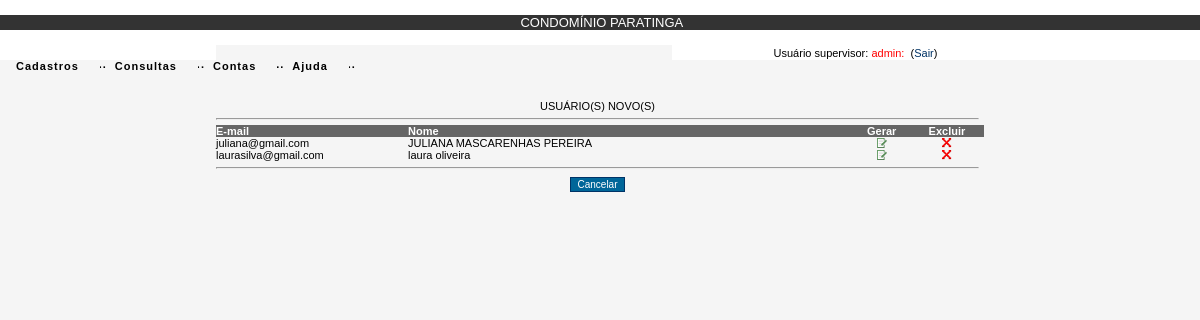
Screenshot of /usuario_novo.php (signed in) with the database file from the repository.
### tables this page shows
CREATE TABLE IF NOT EXISTS `usuarios` (
  `id_usuario` int(11) NOT NULL AUTO_INCREMENT,
  `nm_usuario` varchar(50) NOT NULL,
  `nu_cpf` varchar(11) NOT NULL,
  `nm_login` varchar(50) NOT NULL,
  `nm_senha` varchar(60) NOT NULL,
  `st_usuario` int(11) NOT NULL,
  `nu_ip` varchar(50) NOT NULL,
  `id_sexo` varchar(1) NOT NULL,
  `nu_lote` varchar(2) NOT NULL,
  `nm_quadra` varchar(1) NOT NULL,
  `nu_telefone` varchar(20) NOT NULL,
  `id_status` int(11) NOT NULL DEFAULT '3',
  `dt_cadastro` date NOT NULL,
  PRIMARY KEY (`id_usuario`),
  KEY `id_status` (`id_status`)
);

### usuario_novo.php (the view, shortened to what this page needs)
<?php
 include "cabecalho/cabecalho.php";
 $login_paratinga = @$_SESSION['login_paratinga'];
 if ($login_paratinga){
?>
<html>
<head>
</head>
<link rel="stylesheet" href="css/textos.css" type="text/css">
<link rel="stylesheet" href="css/estilo.css" type="text/css">
<link rel="stylesheet" href="css/filadelfia.css" type="text/css">
<body bgcolor="#F5F5F5" onLoad="javascript:caixas()">
<form name="formulario" id="campo" method="post" action="controller/usuario_controller.php" onSubmit="valida_dados(this)">
  <table width="64%" border="0" cellspacing="0" cellpadding="0" align="center">
    <tr>
      <td colspan="5" class="labelCentro">&nbsp;</td>
    </tr>
    <tr>
      <td colspan="5" class="labelCentro">&nbsp;</td>
    </tr>
    <tr>
      <td colspan="5" class="labelCentro">USU&Aacute;RIO(S) NOVO(S)</td>
    </tr>
        <?php
	$sql = mysql_query("SELECT * FROM usuarios
	WHERE usuarios.id_status = 2 	");
	$row = mysql_num_rows($sql);
   ?>
    <tr>
      <td colspan="5" class="labelCentro"><hr></td>
    </tr>
    <?php
	if ( $row == 0 ){
	?>
    <tr>
      <td colspan="11" class="labelCentro"><font color="FF0000">Usu&aacute;rio(s) novo(s) não lançado(s)!!!</font></td>
    </tr>
    <?php } else {?>
    <tr bgcolor="#666666">
      <td width="25%" class="labelEsquerda"><strong><font color="#FFFFFF">E-mail</font></strong></td>
      <td width="58%" class="labelEsquerda"><strong><font color="#FFFFFF">Nome</font></strong><strong></strong><strong></strong><strong></strong><strong></strong></td>
      <td width="8%" class="labelCentro"><strong><font color="#FFFFFF">Gerar</font></strong></td>
      <td width="9%" class="labelCentro"><strong><font color="#FFFFFF">Excluir</font></strong></td>
    </tr>
    <?php
	for ( $i=0; $i < $row; $i++ ){
	$id_usuario = mysql_result($sql, $i, "id_usuario");
	$nm_usuario= mysql_result($sql, $i, "nm_usuario");
	$nm_login= mysql_result($sql, $i, "nm_login");
	?>
    <tr onMouseOver="move_i(this)" onMouseOut="move_o(this)">
      <td width="25%" class="labelEsquerda"><?php echo $nm_login;?></td>
      <td class="labelEsquerda"><?php echo $nm_usuario;?></td>
      <td width="8%" class="labelCentro"><a href="controller.php?gerarConta=gerarConta&email=<?php echo $nm_login;?>&nome=<?php echo $nm_usuario;?>"><img src="img/insert.gif" width="10" height="10"></a></td>
      <td width="9%" class="labelCentro"><a href="javascript:del('controller.php?excluirResponsavel=excluirResponsavel&id_responsavel=<?php echo $id_responsavel;?>&opcao=1&id_usuario=<?php echo $id_usuario;?>')"><img src="img/excluir2.gif" width="10" height="10"></a></td>
    </tr>
    <?php }?>
	 <?php }?>
    <tr>
      <td colspan="5" class="labelEsquerda"><hr></td>
    </tr>
    <tr>
      <td colspan="9" class="labelCentro"> <input name="volta" type="button" id="volta" value="Cancelar" onClick="javascript:cancelar('controller/cancela_controller.php?cancelarOperacao=cancelarOperacao')" />
      </td>
    </tr>
  </table>
</form>
</body>
<?php
} else {
 include "rodape/rodape.php";
 }
 ?>
</html>

### css/textos.css (style rules this page uses)
input[type=button] { background:#006699; color:#ffffff; }

### css/estilo.css (style rules this page uses)
body { margin-left: 0px; margin-top: 0px; margin-right: 0px; margin-bottom: 0px; SCROLLBAR-FACE-COLOR: #ffffff; SCROLLBAR-HIGHLIGHT-COLOR: #BDD5E7; SCROLLBAR-SHADOW-COLOR: #ffffff; SCROLLBAR-3DLIGHT-COLOR: #ffffff; SCROLLBAR-ARROW-COLOR: #335ec1; }
input { font-family: Arial, Helvetica, sans-serif; font-size: 10px; color: #000000; border: 1px solid #003366; margin: 3px; }
A:link { color: #000000; text-decoration: none; }

### css/filadelfia.css (style rules this page uses)
a:link { color: #003366; }
.labelEsquerda { text-align: left; padding-right: 5px; font-family: Arial, Helvetica, sans-serif; font-size: 11px; color: #000000; }
.labelCentro { text-align: center; padding-right: 5px; font-family: Arial, Helvetica, sans-serif; font-size: 11px; color: #000000; }

### rows the page displays
usuarios: nm_login "juliana@gmail.com", nm_usuario "JULIANA MASCARENHAS PEREIRA"
usuarios: nm_login "laurasilva@gmail.com", nm_usuario "laura oliveira"

### other values shown
$_SESSION['nm_status'] "supervisor"
